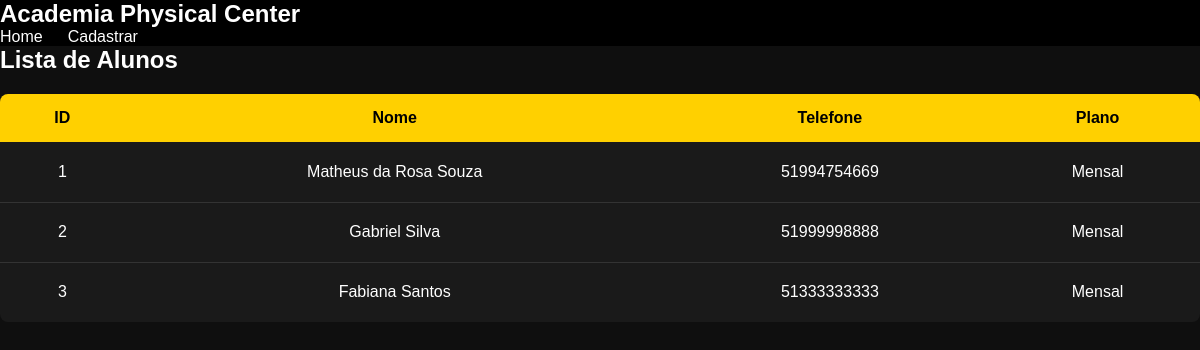
Page /alunos.php on the earlier database version.
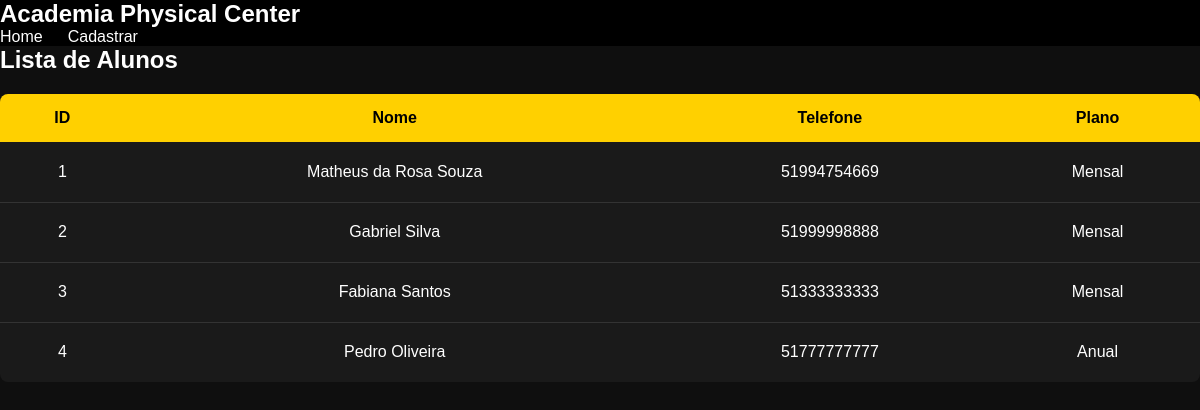
Same page on the later database version.
### tables this page shows
CREATE TABLE usuarios (
            id INTEGER PRIMARY KEY AUTOINCREMENT,
            nome TEXT NOT NULL,
            email TEXT UNIQUE,
            senha TEXT,
            telefone TEXT,
            idade INTEGER,
            plano TEXT
        );

### alunos.php (the view, shortened to what this page needs)
<?php
require "database.php";
$sql = "
    SELECT id, nome, telefone, plano
    FROM usuarios
";
$stmt = $db->query($sql);
$usuarios = $stmt->fetchAll(PDO::FETCH_ASSOC);
?>
<!DOCTYPE html>
<html lang="pt-BR">
<head>
    <link rel="stylesheet" href="style.css">
</head>
<body>
<header>
    <h1>Academia Physical Center</h1>
    <nav>
        <a href="index.php">Home</a>
        <a href="cadastro.php">Cadastrar</a>
    </nav>
</header>
<div class="container">
    <h2>Lista de Alunos</h2>
    <table>
        <tr>
            <th>ID</th>
            <th>Nome</th>
            <th>Telefone</th>
            <th>Plano</th>
        </tr>
        <?php if (count($usuarios) > 0): ?>
            <?php foreach ($usuarios as $user): ?>
                <tr>
                    <td><?= htmlspecialchars($user['id']) ?></td>
                    <td><?= htmlspecialchars($user['nome']) ?></td>
                    <td><?= htmlspecialchars($user['telefone']) ?></td>
                    <td><?= htmlspecialchars($user['plano']) ?></td>
                </tr>
            <?php endforeach; ?>
        <?php endif; ?>
    </table>
</div>
</body>
</html>

Differences in the rows shown:
added usuarios: id "4", nome "Pedro Oliveira", telefone "51777777777", plano "Anual"
